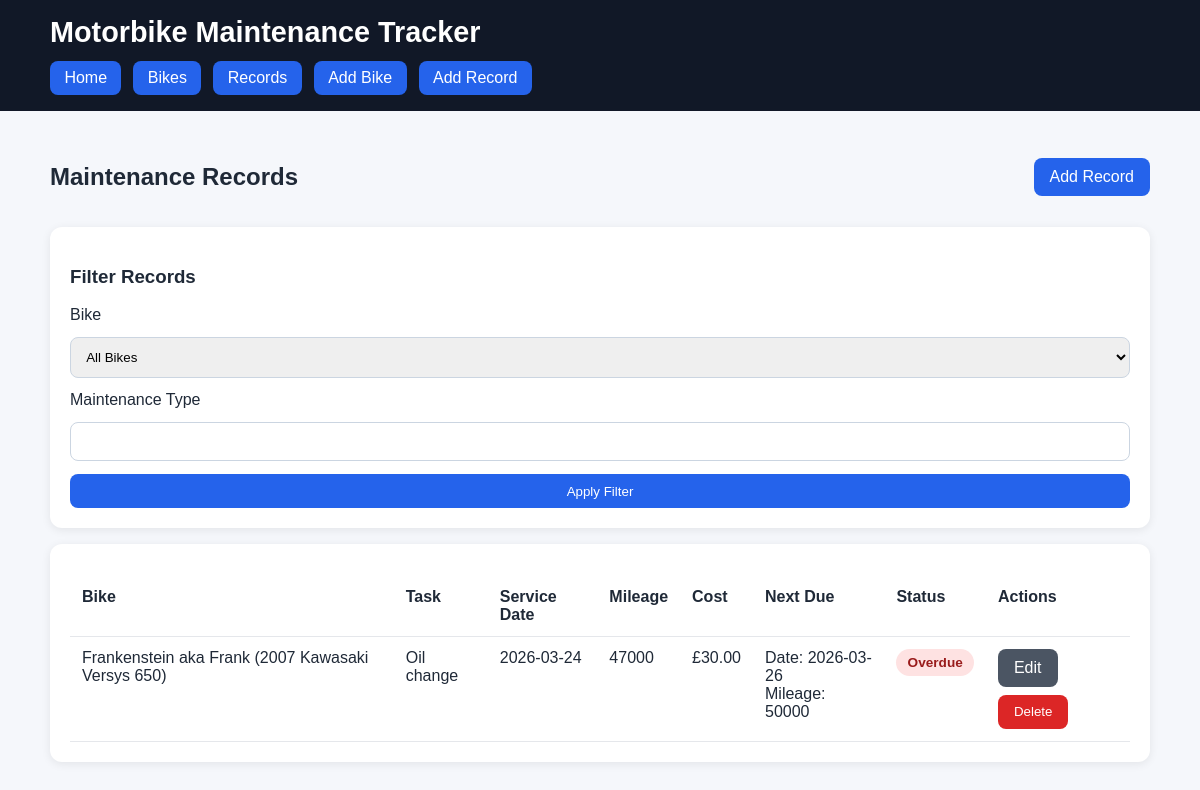
Page /records on the committed database.
### models.py (models this page shows, shortened)
class MaintenanceRecord(db.Model):
    __tablename__ = "maintenance_records"
    id = db.Column(db.Integer, primary_key=True)
    bike_id = db.Column(db.Integer, db.ForeignKey("bikes.id"), nullable=False)
    maintenance_type = db.Column(db.String(100), nullable=False)
    service_date = db.Column(db.Date, nullable=False)
    mileage = db.Column(db.Integer, nullable=False)
    cost = db.Column(db.Float, nullable=True)
    notes = db.Column(db.Text, nullable=True)
    next_due_date = db.Column(db.Date, nullable=True)
    next_due_mileage = db.Column(db.Integer, nullable=True)
    def is_overdue(self, today=None):
        today = today or date.today()
        by_date = self.next_due_date is not None and today > self.next_due_date
        by_mileage = (
            self.next_due_mileage is not None
            and self.bike is not None
            and self.bike.current_mileage >= self.next_due_mileage
        )
        return by_date or by_mileage

class Bike(db.Model):
    __tablename__ = "bikes"
    id = db.Column(db.Integer, primary_key=True)
    make = db.Column(db.String(100), nullable=False)
    model = db.Column(db.String(100), nullable=False)
    year = db.Column(db.Integer, nullable=False)
    nickname = db.Column(db.String(100), nullable=True)
    current_mileage = db.Column(db.Integer, nullable=False)
    maintenance_records = db.relationship(
        "MaintenanceRecord",
        backref="bike",
        cascade="all, delete-orphan",
        lazy=True,
    )
    def display_name(self):
        if self.nickname:
            return f"{self.nickname} ({self.year} {self.make} {self.model})"
        return f"{self.year} {self.make} {self.model}"

### app.py (the view)
    @app.route("/records")
    def records():
        bike_id = request.args.get("bike_id", type=int)
        maintenance_type = request.args.get("maintenance_type", "").strip()
        query = MaintenanceRecord.query
        if bike_id:
            query = query.filter_by(bike_id=bike_id)
        if maintenance_type:
            query = query.filter(MaintenanceRecord.maintenance_type.ilike(f"%{maintenance_type}%"))
        all_records = query.order_by(MaintenanceRecord.service_date.desc()).all()
        bikes = Bike.query.order_by(Bike.make.asc(), Bike.model.asc()).all()
        return render_template(
            "records.html",
            records=all_records,
            bikes=bikes,
            selected_bike_id=bike_id,
            selected_maintenance_type=maintenance_type,
        )

### templates/records.html (shortened to what this page needs)
{% extends "base.html" %}
{% block content %}
<section class="page-header">
    <h2>Maintenance Records</h2>
    <a class="button" href="{{ url_for('add_record') }}">Add Record</a>
</section>
<section class="card form-card">
    <h3>Filter Records</h3>
    <form method="GET" class="filter-form">
        <label>Bike</label>
        <select name="bike_id">
            <option value="">All Bikes</option>
        </select>
        <label>Maintenance Type</label>
        <input type="text" name="maintenance_type" value="{{ selected_maintenance_type or '' }}">
        <button type="submit" class="button">Apply Filter</button>
    </form>
</section>
<section class="card">
    {% if records %}
        <table>
            <thead>
                <tr>
                    <th>Bike</th>
                    <th>Task</th>
                    <th>Service Date</th>
                    <th>Mileage</th>
                    <th>Cost</th>
                    <th>Next Due</th>
                    <th>Status</th>
                    <th>Actions</th>
                </tr>
            </thead>
            <tbody>
                {% for record in records %}
                <tr>
                    <td>{{ record.bike.display_name() }}</td>
                    <td>{{ record.maintenance_type }}</td>
                    <td>{{ record.service_date }}</td>
                    <td>{{ record.mileage }}</td>
                    <td>{% if record.cost is not none %}£{{ "%.2f"|format(record.cost) }}{% else %}-{% endif %}</td>
                    <td>
                        {% if record.next_due_date %}Date: {{ record.next_due_date }}<br>{% endif %}
                        {% if record.next_due_mileage %}Mileage: {{ record.next_due_mileage }}{% endif %}
                    </td>
                    <td>
                        {% if record.is_overdue() %}
                            <span class="badge overdue">Overdue</span>
                        {% elif record.is_due_soon() %}
                            <span class="badge due-soon">Due Soon</span>
                        {% else %}
                            <span class="badge ok">OK</span>
                        {% endif %}
                    </td>
                    <td class="actions">
                        <a class="button secondary" href="{{ url_for('edit_record', record_id=record.id) }}">Edit</a>
                        <form method="POST" action="{{ url_for('delete_record', record_id=record.id) }}" class="inline-form">
                            <button type="submit" class="button danger">Delete</button>
                        </form>
                    </td>
                </tr>
                {% endfor %}
            </tbody>
        </table>
    {% else %}
        <p>No records found.</p>
    {% endif %}
</section>
{% endblock %}

### templates/base.html (shortened to what this page needs)
<!DOCTYPE html>
<html lang="en">
<head>
    <link rel="stylesheet" href="{{ url_for('static', filename='style.css') }}">
</head>
<body>
    <header class="site-header">
        <div class="container">
            <h1>Motorbike Maintenance Tracker</h1>
            <nav>
                <a href="{{ url_for('index') }}">Home</a>
                <a href="{{ url_for('bikes') }}">Bikes</a>
                <a href="{{ url_for('records') }}">Records</a>
                <a href="{{ url_for('add_bike') }}">Add Bike</a>
                <a href="{{ url_for('add_record') }}">Add Record</a>
            </nav>
        </div>
    </header>
    <main class="container">
        {% block content %}{% endblock %}
    </main>
</body>
</html>

### static/style.css (style rules this page uses)
* { box-sizing: border-box; }
body { margin: 0; font-family: Arial, sans-serif; background: #f5f7fb; color: #1f2937; }
.container { width: min(1100px, 92%); margin: 0 auto; }
.site-header { background: #111827; color: white; padding: 1rem 0; }
.site-header h1 { margin: 0 0 0.75rem 0; font-size: 1.8rem; }
nav { display: flex; gap: 0.75rem; flex-wrap: wrap; }
nav a { color: white; text-decoration: none; background: #2563eb; padding: 0.5rem 0.9rem; border-radius: 8px; }
main { padding: 2rem 0; }
.card { background: white; border-radius: 12px; padding: 1.25rem; box-shadow: 0 2px 10px rgba(0, 0, 0, 0.08); margin-bottom: 1rem; }
.page-header { display: flex; justify-content: space-between; align-items: center; gap: 1rem; margin-bottom: 1rem; }
.button, button { background: #2563eb; color: white; border: none; border-radius: 8px; padding: 0.6rem 1rem; text-decoration: none; cursor: pointer; display: inline-block; }
.button.secondary { background: #4b5563; }
.button.danger { background: #dc2626; }
table { width: 100%; border-collapse: collapse; margin-top: 0.75rem; }
th, td { text-align: left; padding: 0.75rem; border-bottom: 1px solid #e5e7eb; vertical-align: top; }
.form-card form { display: grid; gap: 0.8rem; }
input, select, textarea { width: 100%; padding: 0.7rem; border: 1px solid #cbd5e1; border-radius: 8px; }
.badge { display: inline-block; padding: 0.35rem 0.7rem; border-radius: 999px; font-size: 0.85rem; font-weight: 600; }
.badge.overdue { background: #fee2e2; color: #991b1b; }
.actions { display: flex; gap: 0.5rem; flex-wrap: wrap; }
.inline-form { display: inline; }
.filter-form { display: grid; gap: 0.8rem; }

### rows in the picture
MaintenanceRecord: bike.display_name "Frankenstein aka Frank (2007 Kawasaki Versys 650)", maintenance_type "Oil change", service_date "2026-03-24", mileage "47000", cost "30.00", next_due_date "2026-03-26", next_due_mileage "50000", shows "Overdue"
